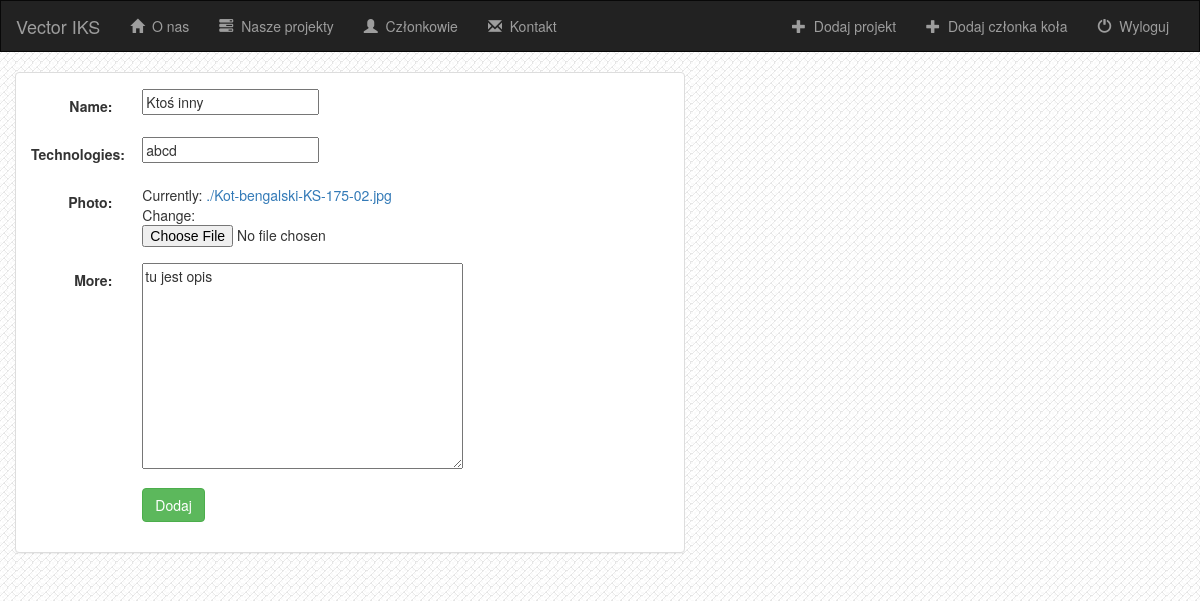
Screenshot of /members/3/update/ with the database file from the repository.
### members/models.py (models this page shows, shortened)
class Member(models.Model):
    name = models.CharField(max_length=200)
    technologies = models.CharField(max_length=500)
    photo = models.FileField()
    more = models.TextField()

### members/views.py (the view)
# urls.py: url(r'^(?P<pk>[0-9]+)/update/$', views.MemberUpdate.as_view(), name='member-update'),
class MemberUpdate(UpdateView):
    model = Member
    fields = ['name', 'technologies', 'photo', 'more']

### members/templates/members/member_form.html (shortened to what this page needs)
{% extends 'members/base.html' %}
{% block body %}
<div class="container-fluid">
    <div class="row">
        <div class="col-sm-12 col-md-7">
            <div class="panel panel-default">
                <div class="panel-body">
                    <form class="form-horizontal" action="" method="post" enctype="multipart/form-data">
                        {% include 'projects/form-template.html' %}
                        <div class="form-group">
                            <div class="col-sm-offset-2 col-sm-10">
                                <button type="submit" class="btn btn-success">Dodaj</button>
                            </div>
                        </div>
                    </form>
                </div>
            </div>
        </div>
    </div>
</div>
{% endblock %}

### projects/templates/projects/form-template.html (shortened to what this page needs)
{% for field in form %}
    <div class="form-group">
        <div class="col-sm-offset-2 col-sm-10">
        </div>
        <label class="control-label col-sm-2">{{ field.label_tag }}</label>
        <div class="col-sm-10">{{ field }}</div>
    </div>
{% endfor %}

### members/static/members/style.css (style rules this page uses)
body { background: white url("images/background.png"); }

### rows the page displays
Member: form "Ktoś inny" "abcd" "tu jest opis"

### other values shown
{{ field.label_tag }} "Name:" "Technologies:" "Photo:" "More:"
